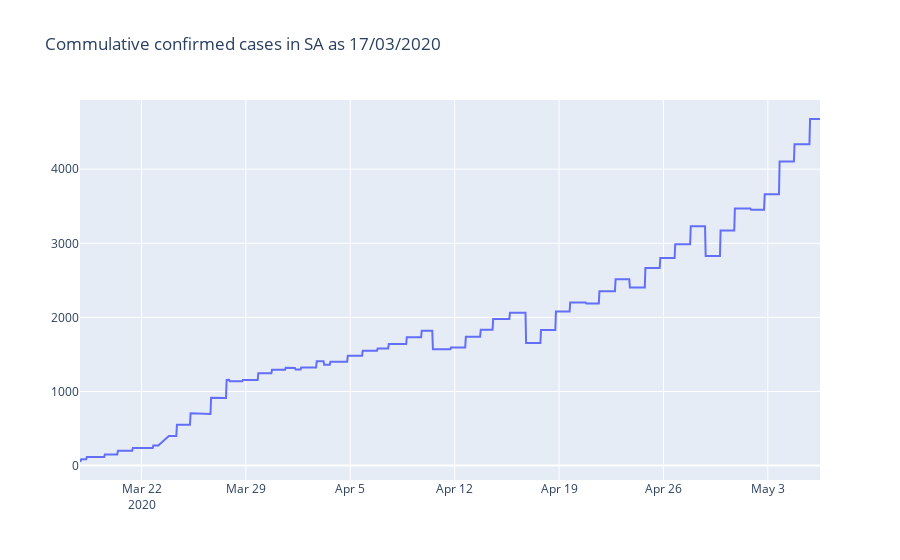

Source (notebook cell):
### Code cell
#SA commulative data
df_rsa = df6[df6.countriesAndTerritories == 'South_Africa'].reset_index()
fig_line = go.Figure()
fig_line.add_trace(go.Scatter(x = df4.timestamp,y= df4.active, name = 'Active Cases in SA'))
fig_line.update_layout(title = 'Commulative confirmed cases in SA as 17/03/2020')
fig_line.show()

### Figure 1 — Plotly figure (JSON) as saved in the notebook; plotly's stock layout.template omitted (floating-point values rounded to 4 significant figures; data arrays with more than 128 entries replaced by an {"elided": "..."} marker saying what was removed)
{"data": [{"name": "Active Cases in SA", "type": "scatter", "x": {"elided": "1173 str values"}, "y": {"elided": "1173 int values"}}], "layout": {"title": {"text": "Commulative confirmed cases in SA as 17/03/2020"}}}
